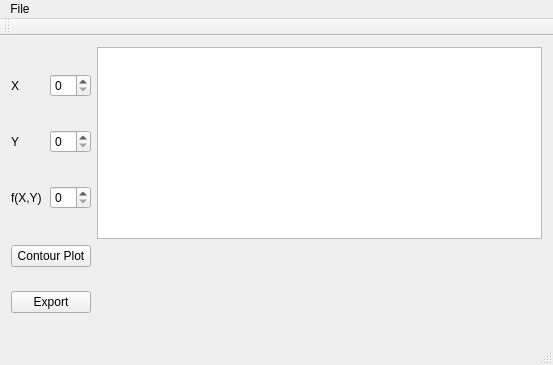
<?xml version="1.0" encoding="UTF-8"?>
<ui version="4.0">
 <class>MainWindow</class>
 <widget class="QMainWindow" name="MainWindow">
  <property name="geometry">
   <rect>
    <x>0</x>
    <y>0</y>
    <width>553</width>
    <height>365</height>
   </rect>
  </property>
  <property name="windowTitle">
   <string>MainWindow</string>
  </property>
  <widget class="QWidget" name="centralWidget">
   <layout class="QGridLayout" name="gridLayout">
    <item row="0" column="0">
     <layout class="QVBoxLayout" name="verticalLayout">
      <item>
       <layout class="QHBoxLayout" name="horizontalLayout">
        <item>
         <widget class="QLabel" name="label">
          <property name="text">
           <string>X</string>
          </property>
         </widget>
        </item>
        <item>
         <widget class="QSpinBox" name="X"/>
        </item>
       </layout>
      </item>
      <item>
       <layout class="QHBoxLayout" name="horizontalLayout_2">
        <item>
         <widget class="QLabel" name="label_2">
          <property name="text">
           <string>Y</string>
          </property>
         </widget>
        </item>
        <item>
         <widget class="QSpinBox" name="Y"/>
        </item>
       </layout>
      </item>
      <item>
       <layout class="QHBoxLayout" name="horizontalLayout_3">
        <item>
         <widget class="QLabel" name="label_3">
          <property name="text">
           <string>f(X,Y)</string>
          </property>
         </widget>
        </item>
        <item>
         <widget class="QSpinBox" name="Z"/>
        </item>
       </layout>
      </item>
     </layout>
    </item>
    <item row="1" column="0">
     <widget class="QPushButton" name="plot">
      <property name="text">
       <string>Contour Plot</string>
      </property>
     </widget>
    </item>
    <item row="2" column="0">
     <widget class="QPushButton" name="Export">
      <property name="text">
       <string>Export</string>
      </property>
     </widget>
    </item>
    <item row="2" column="1">
     <spacer name="verticalSpacer">
      <property name="orientation">
       <enum>Qt::Vertical</enum>
      </property>
      <property name="sizeHint" stdset="0">
       <size>
        <width>20</width>
        <height>40</height>
       </size>
      </property>
     </spacer>
    </item>
    <item row="0" column="1">
     <widget class="QGraphicsView" name="graphicsView"/>
    </item>
   </layout>
   <zorder>horizontalLayoutWidget_3</zorder>
   <zorder>Export</zorder>
   <zorder>verticalSpacer</zorder>
   <zorder>plot</zorder>
   <zorder>verticalLayoutWidget</zorder>
   <zorder>graphicsView</zorder>
  </widget>
  <widget class="QMenuBar" name="menuBar">
   <property name="geometry">
    <rect>
     <x>0</x>
     <y>0</y>
     <width>553</width>
     <height>23</height>
    </rect>
   </property>
   <widget class="QMenu" name="menuFile">
    <property name="title">
     <string>File</string>
    </property>
    <addaction name="actionLoad_File"/>
   </widget>
   <addaction name="menuFile"/>
  </widget>
  <widget class="QToolBar" name="mainToolBar">
   <attribute name="toolBarArea">
    <enum>TopToolBarArea</enum>
   </attribute>
   <attribute name="toolBarBreak">
    <bool>false</bool>
   </attribute>
  </widget>
  <widget class="QStatusBar" name="statusBar"/>
  <action name="actionLoad_File">
   <property name="text">
    <string>Load File</string>
   </property>
  </action>
 </widget>
 <layoutdefault spacing="6" margin="11"/>
 <resources/>
 <connections/>
</ui>
